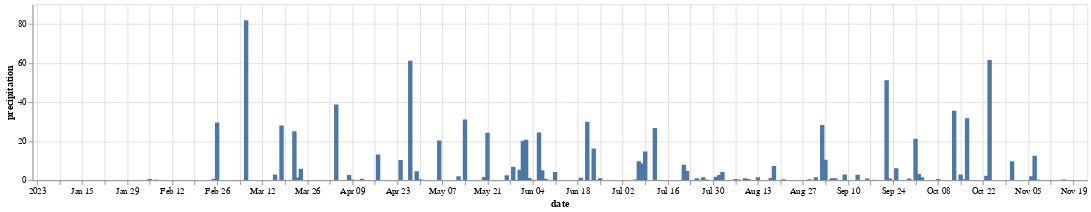

The notebook cell saved with this chart:
### Markdown cell above
[Vega-Altair](https://altair-viz.github.io/)  is a handy Python library that allows you to create statistical visualizations using declarative principles without complex programming code. It provides a straightforward way to quickly generate various types of charts.

Altair is built on  [Vega-Lite](https://vega.github.io/vega-lite/), which is a Grammar of Interactive Graphics. Vega-Altair provides a user-friendly way to use this through Python, storing the graphical specifications in JSON (JavaScript Object Notation) format. You can directly view these specifications in any web browser, and coding is easy in JupyterLab, Jupyter Notebook, Microsoft VS-Code, and Google Colab.

### Code cell
import altair as alt

timeseries_tahmo =  alt.Chart(df_tahmo).mark_bar().encode(x="date", y="precipitation", tooltip=['precipitation', 'date']).properties(width=1200, height=200).interactive()
timeseries_tahmo

### Figure 1 — Vega-Lite specification as saved in the notebook (floating-point values rounded to 4 significant figures; data arrays with more than 128 entries replaced by an {"elided": "..."} marker saying what was removed)
{"config": {"view": {"continuousWidth": 300, "continuousHeight": 300}}, "data": {"name": "data-9767d84b2cceb8979a69d0c7d9968634"}, "mark": {"type": "bar"}, "encoding": {"tooltip": [{"field": "precipitation", "type": "quantitative"}, {"field": "date", "type": "temporal"}], "x": {"field": "date", "type": "temporal"}, "y": {"field": "precipitation", "type": "quantitative"}}, "height": 200, "params": [{"name": "param_1", "select": {"type": "interval", "encodings": ["x", "y"]}, "bind": "scales"}], "width": 1200, "$schema": "https://vega.github.io/schema/vega-lite/v5.16.3.json", "datasets": {"data-9767d84b2cceb8979a69d0c7d9968634": {"elided": "326 records"}}}
